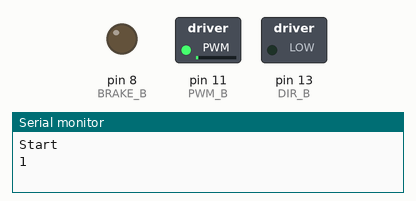
The sketch below on a simulated Arduino Uno, built with avr-gcc and run on an emulated ATmega328P. On the bench: switched loads named in the sketch (green lamp = pin HIGH), output pins drawn as LEDs (lit = HIGH), the last lines printed to the serial monitor.

Above: at 0.1 s.
At 7.1 s:
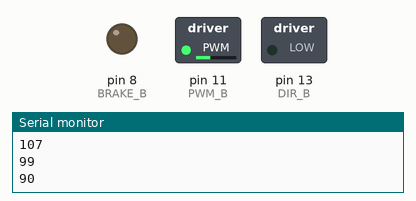
At 10.7 s:
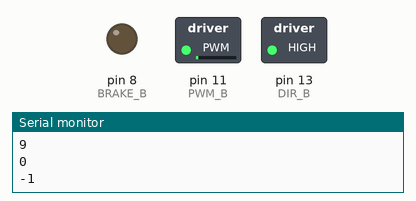
At 13.51 s:
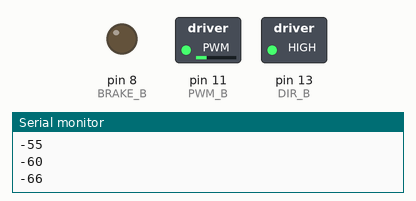
At 14.3 s:
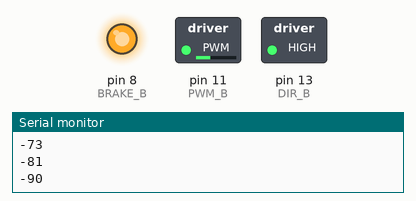
Timing chart, 0 to 15.8 s (numbered marks = the images above):
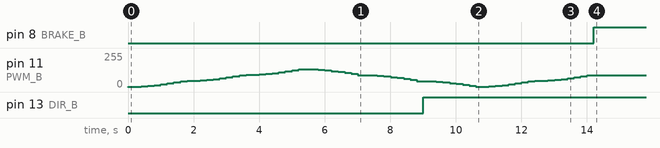

The sketch:

testNOenc.ino
```cpp
// Includes
#if (ARDUINO >= 100)
  #include <Arduino.h>
#else
  #include <WProgram.h>
#endif

// motor variables
const int PWM_B = 11;
const int DIR_B = 13;
const int BRAKE_B = 8;
const int SNS_B = A1;  // measure the current (voltage)

// encoder variables
int A[]={1, 1, 1, 1, -1, -1, -1, -1, -1, -1, -1, -1};
//      {1  2  3  4   3   2   1   0  -1  -2  -3  -4}
int i=0;
int tmpdata;
int counter = 0;   //this variable will be changed by encoder input

// result variables
int force = 0;
int output = 0;

void setup() {

  // Setup motor pins
  pinMode(PWM_B, OUTPUT);
  pinMode(SNS_B, INPUT);

  // Configure the A output
  pinMode(BRAKE_B, OUTPUT);  // Brake pin on channel A
  pinMode(DIR_B, OUTPUT);    // Direction pin on channel A
  digitalWrite(BRAKE_B, LOW);   // setting the brake LOW to disable motor brake

  // Open Serial communication
  Serial.begin (115200);
  Serial.println("Start");
}

void loop(){
  while (i < 12){
    tmpdata = A[i];
    counter += tmpdata;
    // Askei dunamh meta tis 33 moires
    if (counter >= 2 || counter <= -2) {
      // Afkshsh/meiwsh dunamhs me omalo ru8mo
      for (int j = 1; j < 10; j++) {

        // 2. Assign a motor output force  ---------------------------------------------------------------
        force += j*tmpdata;

        output = abs(force);
        Serial.println(force);
        // Make sure the force is between 0 and 255
        if (output > 255) {
          output = 255;
        } else if (output < 0) {
          output = 0;
        }

        // 3. Force output  ------------------------------------------------------------------------------
        // Determine correct direction for motor torque
        if(counter < 0) {
          digitalWrite(DIR_B, HIGH);
        } else {
          digitalWrite(DIR_B, LOW);
        }

        if (output == 0){
          digitalWrite(BRAKE_B, HIGH);  // raise the brake
          break;
        } else {
          digitalWrite(BRAKE_B, LOW);   // setting the brake LOW to disable motor brake
          analogWrite(PWM_B,output);    // output the signal
        }
        delay(200); // slow down the program
      }
    }
    i++;
  }
  digitalWrite(BRAKE_B, HIGH);  // raise the brake
}
```

Measured:
- by itself, pin 8 (BRAKE_B): LOW → HIGH at 14.2 s
- by itself, pin 11 (PWM_B): 0/255 → 1/255 at 0.00 s, → 3/255 0.20 s later, → 6/255 0.20 s later, → 10/255 0.20 s later, … (71 changes in this stretch)
- by itself, pin 13 (DIR_B): LOW → HIGH at 9.0 s
